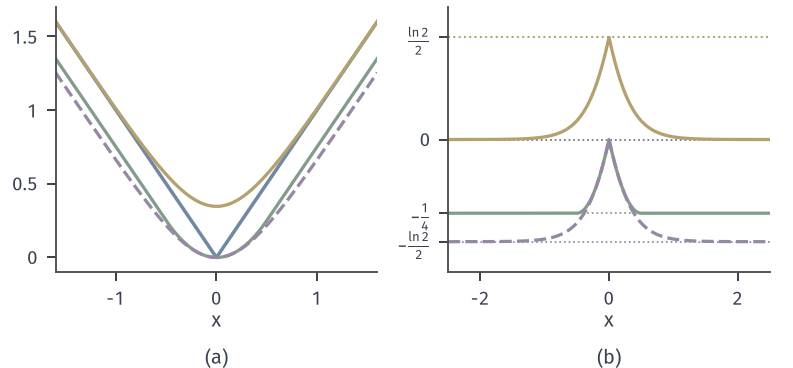

Here is the Python script that generated this plot:
from pathlib import Path
import sys
ROOT = next(p for p in Path(__file__).resolve().parents if (p/'build.sh').is_file() and (p/'tex/book.tex').is_file())
sys.path.insert(0, str(ROOT/'figures/00-shared/mathematical-preliminaries-upper/00-shared/comprehension-figures'))
from support import figure, save, BLUE, GREEN, YELLOW, RED, PURPLE, INK, MUTED, GRID, BLUE_FILL, GREEN_FILL, YELLOW_FILL, RED_FILL, PURPLE_FILL
import numpy as np
HERE = Path(__file__).resolve().parent
STROKE = '#4C4D4F'
def panel(fig, left, right, top, bottom, wspace=.25, hspace=.2):
    fig.set_layout_engine(None)
    fig.subplots_adjust(left=left, right=right, top=top, bottom=bottom, wspace=wspace, hspace=hspace)
def tag(fig, ax, s, y=None, d=.15):
    p = ax.get_position(); fig.text((p.x0+p.x1)/2, (p.y0-d) if y is None else y, s, ha='center', va='top')
def opt(ax, x=0, y=0, ms=4.8, z=7): ax.plot([x],[y],'o',ms=ms,color=RED,mew=0,zorder=z)
# |x| 的三种光滑替代，mu=1/2：Huber、上方 lse、下方归一化 lse。
m=.5;X=np.linspace(-2.5,2.5,1501)
h=np.where(abs(X)<=m,X*X/(2*m),abs(X)-m/2)
up=m*np.logaddexp(X/m,-X/m);lo=up-m*np.log(2)
fig,(A,B)=figure(width_mm=112,height_mm=52,ncols=2)
panel(fig,.07,.97,.98,.26,wspace=.22)
A.plot(X,abs(X),color=BLUE,lw=1.4);A.plot(X,h,color=GREEN,lw=1.3);A.plot(X,up,color=YELLOW,lw=1.3);A.plot(X,lo,color=PURPLE,lw=1.3,ls='--')
A.set_xlim(-1.6,1.6);A.set_ylim(-.1,1.7);A.set_xticks([-1,0,1]);A.set_yticks([0,.5,1,1.5],['$0$','$0.5$','$1$','$1.5$']);A.set_xlabel('$x$',labelpad=1)
B.axhline(0,color=MUTED,lw=.7,ls=':')
B.plot(X,h-abs(X),color=GREEN,lw=1.3);B.plot(X,up-abs(X),color=YELLOW,lw=1.3);B.plot(X,lo-abs(X),color=PURPLE,lw=1.3,ls='--')
B.axhline(-m/2,color=GREEN,lw=.7,ls=':');B.axhline(m*np.log(2),color=YELLOW,lw=.8,ls=':');B.axhline(-m*np.log(2),color=PURPLE,lw=.7,ls=':')
B.set_xlim(-2.5,2.5);B.set_ylim(-.45,.45);B.set_xticks([-2,0,2]);B.set_yticks([-.3466,-.25,0,.3466],['$-\\frac{\\ln 2}{2}$','$-\\frac{1}{4}$','$0$','$\\frac{\\ln 2}{2}$']);B.set_xlabel('$x$',labelpad=1)
fig.canvas.draw();tag(fig,A,'(a)',y=.055);tag(fig,B,'(b)',y=.055)
save(fig,HERE,'figure',{'mu':m})
